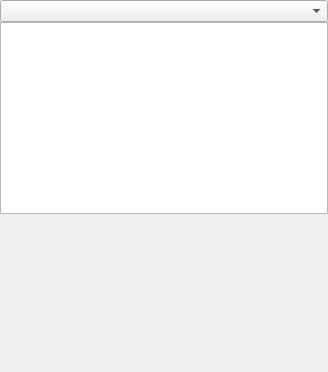
<?xml version="1.0" encoding="UTF-8"?>
<ui version="4.0">
 <class>Form</class>
 <widget class="QWidget" name="Form">
  <property name="geometry">
   <rect>
    <x>0</x>
    <y>0</y>
    <width>328</width>
    <height>372</height>
   </rect>
  </property>
  <property name="windowTitle">
   <string>Form</string>
  </property>
  <layout class="QVBoxLayout" name="verticalLayout_5">
   <property name="spacing">
    <number>0</number>
   </property>
   <property name="leftMargin">
    <number>0</number>
   </property>
   <property name="topMargin">
    <number>0</number>
   </property>
   <property name="rightMargin">
    <number>0</number>
   </property>
   <property name="bottomMargin">
    <number>0</number>
   </property>
   <item>
    <widget class="QComboBox" name="comboBox">
     <property name="editable">
      <bool>false</bool>
     </property>
     <property name="sizeAdjustPolicy">
      <enum>QComboBox::AdjustToMinimumContentsLength</enum>
     </property>
    </widget>
   </item>
   <item>
    <widget class="QPlainTextEdit" name="plainTextEdit"/>
   </item>
   <item>
    <layout class="QGridLayout" name="gridLayout_2">
     <property name="spacing">
      <number>0</number>
     </property>
    </layout>
   </item>
   <item>
    <spacer name="verticalSpacer">
     <property name="orientation">
      <enum>Qt::Vertical</enum>
     </property>
     <property name="sizeType">
      <enum>QSizePolicy::Expanding</enum>
     </property>
     <property name="sizeHint" stdset="0">
      <size>
       <width>20</width>
       <height>17</height>
      </size>
     </property>
    </spacer>
   </item>
  </layout>
  <action name="actionFormulaChanged">
   <property name="text">
    <string>FormulaChanged</string>
   </property>
  </action>
  <action name="actionModelChanged">
   <property name="text">
    <string>ModelChanged</string>
   </property>
  </action>
 </widget>
 <resources/>
 <connections>
  <connection>
   <sender>plainTextEdit</sender>
   <signal>textChanged()</signal>
   <receiver>actionFormulaChanged</receiver>
   <slot>trigger()</slot>
   <hints>
    <hint type="sourcelabel">
     <x>163</x>
     <y>179</y>
    </hint>
    <hint type="destinationlabel">
     <x>-1</x>
     <y>-1</y>
    </hint>
   </hints>
  </connection>
  <connection>
   <sender>comboBox</sender>
   <signal>currentIndexChanged(QString)</signal>
   <receiver>actionModelChanged</receiver>
   <slot>trigger()</slot>
   <hints>
    <hint type="sourcelabel">
     <x>163</x>
     <y>53</y>
    </hint>
    <hint type="destinationlabel">
     <x>-1</x>
     <y>-1</y>
    </hint>
   </hints>
  </connection>
 </connections>
</ui>
